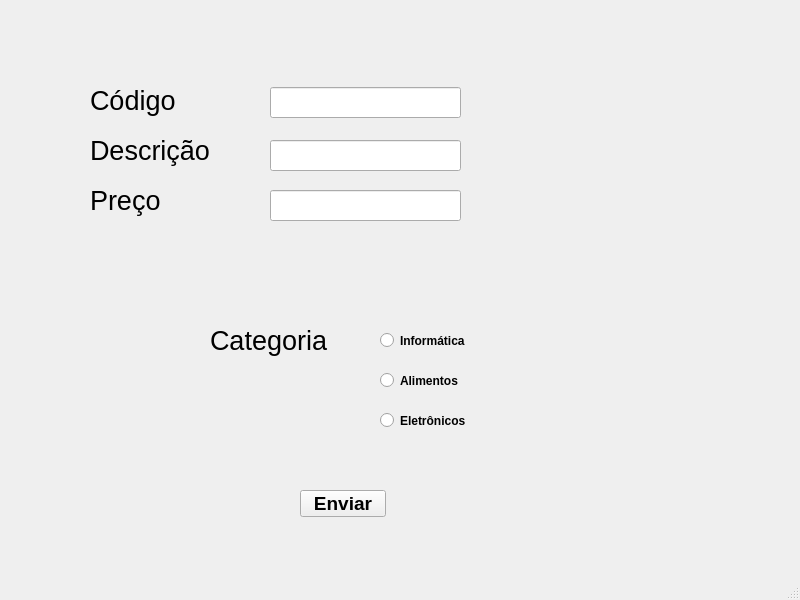
<?xml version="1.0" encoding="UTF-8"?>
<ui version="4.0">
 <class>FluidicController</class>
 <widget class="QMainWindow" name="FluidicController">
  <property name="geometry">
   <rect>
    <x>0</x>
    <y>0</y>
    <width>800</width>
    <height>600</height>
   </rect>
  </property>
  <property name="windowTitle">
   <string>FluidicContoller</string>
  </property>
  <widget class="QWidget" name="centralwidget">
   <widget class="QLabel" name="label">
    <property name="geometry">
     <rect>
      <x>90</x>
      <y>80</y>
      <width>141</width>
      <height>41</height>
     </rect>
    </property>
    <property name="font">
     <font>
      <pointsize>20</pointsize>
     </font>
    </property>
    <property name="text">
     <string>Código</string>
    </property>
   </widget>
   <widget class="QLabel" name="label_2">
    <property name="geometry">
     <rect>
      <x>90</x>
      <y>130</y>
      <width>161</width>
      <height>41</height>
     </rect>
    </property>
    <property name="font">
     <font>
      <pointsize>20</pointsize>
     </font>
    </property>
    <property name="text">
     <string>Descrição</string>
    </property>
   </widget>
   <widget class="QLabel" name="label_3">
    <property name="geometry">
     <rect>
      <x>90</x>
      <y>180</y>
      <width>161</width>
      <height>41</height>
     </rect>
    </property>
    <property name="font">
     <font>
      <pointsize>20</pointsize>
     </font>
    </property>
    <property name="text">
     <string>Preço</string>
    </property>
   </widget>
   <widget class="QLineEdit" name="lineEdit">
    <property name="geometry">
     <rect>
      <x>270</x>
      <y>87</y>
      <width>191</width>
      <height>31</height>
     </rect>
    </property>
   </widget>
   <widget class="QLineEdit" name="lineEdit_2">
    <property name="geometry">
     <rect>
      <x>270</x>
      <y>140</y>
      <width>191</width>
      <height>31</height>
     </rect>
    </property>
   </widget>
   <widget class="QLineEdit" name="lineEdit_3">
    <property name="geometry">
     <rect>
      <x>270</x>
      <y>190</y>
      <width>191</width>
      <height>31</height>
     </rect>
    </property>
   </widget>
   <widget class="QLabel" name="label_4">
    <property name="geometry">
     <rect>
      <x>210</x>
      <y>320</y>
      <width>161</width>
      <height>41</height>
     </rect>
    </property>
    <property name="font">
     <font>
      <pointsize>20</pointsize>
     </font>
    </property>
    <property name="text">
     <string>Categoria</string>
    </property>
   </widget>
   <widget class="QRadioButton" name="radioButton">
    <property name="geometry">
     <rect>
      <x>380</x>
      <y>330</y>
      <width>104</width>
      <height>21</height>
     </rect>
    </property>
    <property name="font">
     <font>
      <weight>75</weight>
      <bold>true</bold>
     </font>
    </property>
    <property name="text">
     <string>Informática</string>
    </property>
   </widget>
   <widget class="QRadioButton" name="radioButton_2">
    <property name="geometry">
     <rect>
      <x>380</x>
      <y>370</y>
      <width>104</width>
      <height>21</height>
     </rect>
    </property>
    <property name="font">
     <font>
      <weight>75</weight>
      <bold>true</bold>
     </font>
    </property>
    <property name="text">
     <string>Alimentos</string>
    </property>
   </widget>
   <widget class="QRadioButton" name="radioButton_3">
    <property name="geometry">
     <rect>
      <x>380</x>
      <y>410</y>
      <width>104</width>
      <height>21</height>
     </rect>
    </property>
    <property name="font">
     <font>
      <weight>75</weight>
      <bold>true</bold>
     </font>
    </property>
    <property name="text">
     <string>Eletrônicos</string>
    </property>
   </widget>
   <widget class="QPushButton" name="pushButton">
    <property name="geometry">
     <rect>
      <x>300</x>
      <y>490</y>
      <width>86</width>
      <height>27</height>
     </rect>
    </property>
    <property name="font">
     <font>
      <pointsize>14</pointsize>
      <weight>75</weight>
      <bold>true</bold>
     </font>
    </property>
    <property name="text">
     <string>Enviar</string>
    </property>
   </widget>
  </widget>
  <widget class="QMenuBar" name="menubar">
   <property name="geometry">
    <rect>
     <x>0</x>
     <y>0</y>
     <width>800</width>
     <height>24</height>
    </rect>
   </property>
  </widget>
  <widget class="QStatusBar" name="statusbar"/>
 </widget>
 <resources/>
 <connections/>
</ui>
